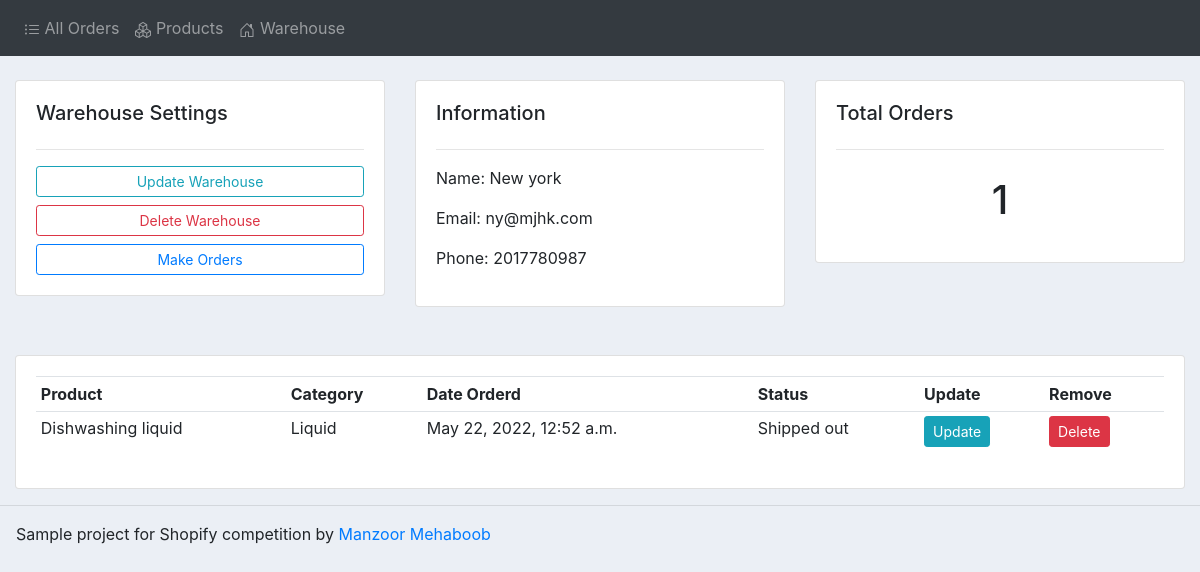
The app's page /warehouse/3/, older data.
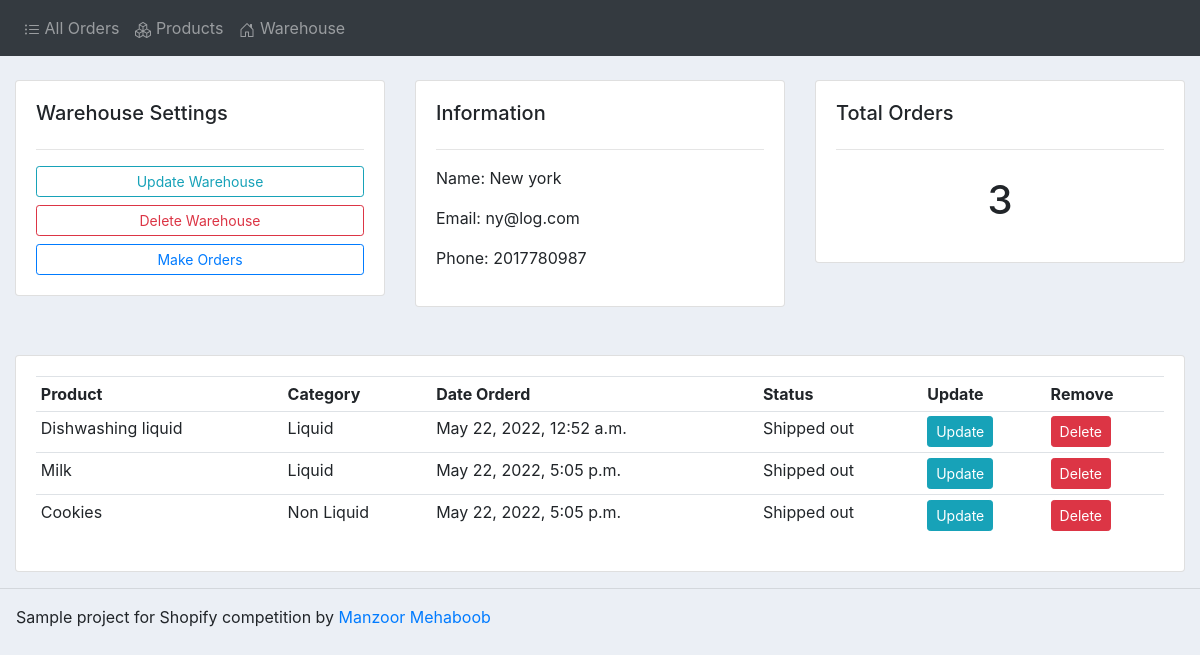
The same page, newer data.
### accounts/models.py (models this page shows, shortened)
class Warehouse(models.Model):
	id = models.AutoField(primary_key=True)
	name = models.CharField(max_length=200, null=True)
	phone = models.CharField(max_length=200, null=True)
	email = models.CharField(max_length=200, null=True)
	place = models.CharField(max_length=200, null=True)
	date_created = models.DateTimeField(auto_now_add=True, null=True)

class Order(models.Model):
	STATUS = (
			('Stored', 'Stored'),
			('Shipped out', 'Shipped out'),
			('Shipped in', 'Shipped in'),
			('Pending', 'Pending'),
			)
	id = models.AutoField(primary_key=True)
	warehouse = models.ForeignKey(Warehouse, null=True, on_delete= models.SET_NULL)
	product = models.ForeignKey(Product, null=True, on_delete= models.SET_NULL)
	date_created = models.DateTimeField(auto_now_add=True, null=True)
	status = models.CharField(max_length=200, null=True, choices=STATUS)

class Product(models.Model):
	CATEGORY = (
			('Liquid', 'Liquid'),
			('Non Liquid', 'Non Liquid'),
			)
	id = models.AutoField(primary_key=True)
	name = models.CharField(max_length=200, null=True)
	price = models.FloatField(null=True)
	category = models.CharField(max_length=200, null=True, choices=CATEGORY)
	description = models.CharField(max_length=200, null=True, blank=True)
	date_created = models.DateTimeField(auto_now_add=True, null=True)
	tags = models.ManyToManyField(Tag)
	def __str__(self):
		return self.name

### accounts/views.py (the view)
# urls.py: path('warehouse/<str:pk_test>/', views.warehouse, name="warehouse"),
def warehouse(request, pk_test):
	warehouse = Warehouse.objects.get(id=pk_test)
	orders = warehouse.order_set.all()
	order_count = orders.count()
	context = {'warehouse':warehouse, 'orders':orders, 'order_count':order_count}
	return render(request, 'accounts/warehouse.html',context)

### accounts/templates/accounts/warehouse.html
{% extends 'accounts/main.html' %}
{% block content %}
<br>
<div class="row">
	<div class="col-md">
		<div class="card card-body">
			<h5>Warehouse Settings</h5>
			<hr>
			<a class="btn btn-outline-info  btn-sm btn-block" href="{% url 'update_warehouse' warehouse.id %}">Update
				Warehouse</a>
			<a class="btn btn-outline-danger  btn-sm btn-block" href="{% url 'delete_warehouse' warehouse.id %}">Delete
				Warehouse</a>
			<a class="btn btn-outline-primary  btn-sm btn-block" href="{% url 'create_order' %}">Make
				Orders</a>
		</div>
	</div>
	<div class="col-md">
		<div class="card card-body">
			<h5>Information</h5>
			<hr>
			<p>Name: {{warehouse.name}}</p>
			<p>Email: {{warehouse.email}}</p>
			<p>Phone: {{warehouse.phone}}</p>
		</div>
	</div>
	<div class="col-md">
		<div class="card card-body">
			<h5>Total Orders</h5>
			<hr>
			<h1 style="text-align: center;padding: 10px">{{order_count}}</h1>
		</div>
	</div>
</div>
<br />
<br />
<div class="row">
	<div class="col-md">
		<div class="card card-body">
			<table class="table table-sm">
				<tr>
					<th>Product</th>
					<th>Category</th>
					<th>Date Orderd</th>
					<th>Status</th>
					<th>Update</th>
					<th>Remove</th>
				</tr>
				{% for order in orders %}
				<tr>
					<td>{{order.product}}</td>
					<td>{{order.product.category}}</td>
					<td>{{order.date_created}}</td>
					<td>{{order.status}}</td>
					<td><a class="btn btn-sm btn-info" href="{% url 'update_order' order.id %}">Update</a></td>
					<td><a class="btn btn-sm btn-danger" href="{% url 'delete_order' order.id %}">Delete</a></td>
				</tr>
				{% endfor %}
			</table>
		</div>
	</div>
</div>
{% endblock %}

Row changes from the older to the newer data that the page shows:
changed Warehouse "New york": email "ny@mjhk.com" → "ny@log.com"
added Order: product "Milk", product.category "Liquid", date_created "May 22, 2022, 5:05 p.m.", status "Shipped out"
added Order: product "Cookies", product.category "Non Liquid", date_created "May 22, 2022, 5:05 p.m.", status "Shipped out"
Text that changed along with them:
{{ order_count }}: "1" → "3"
